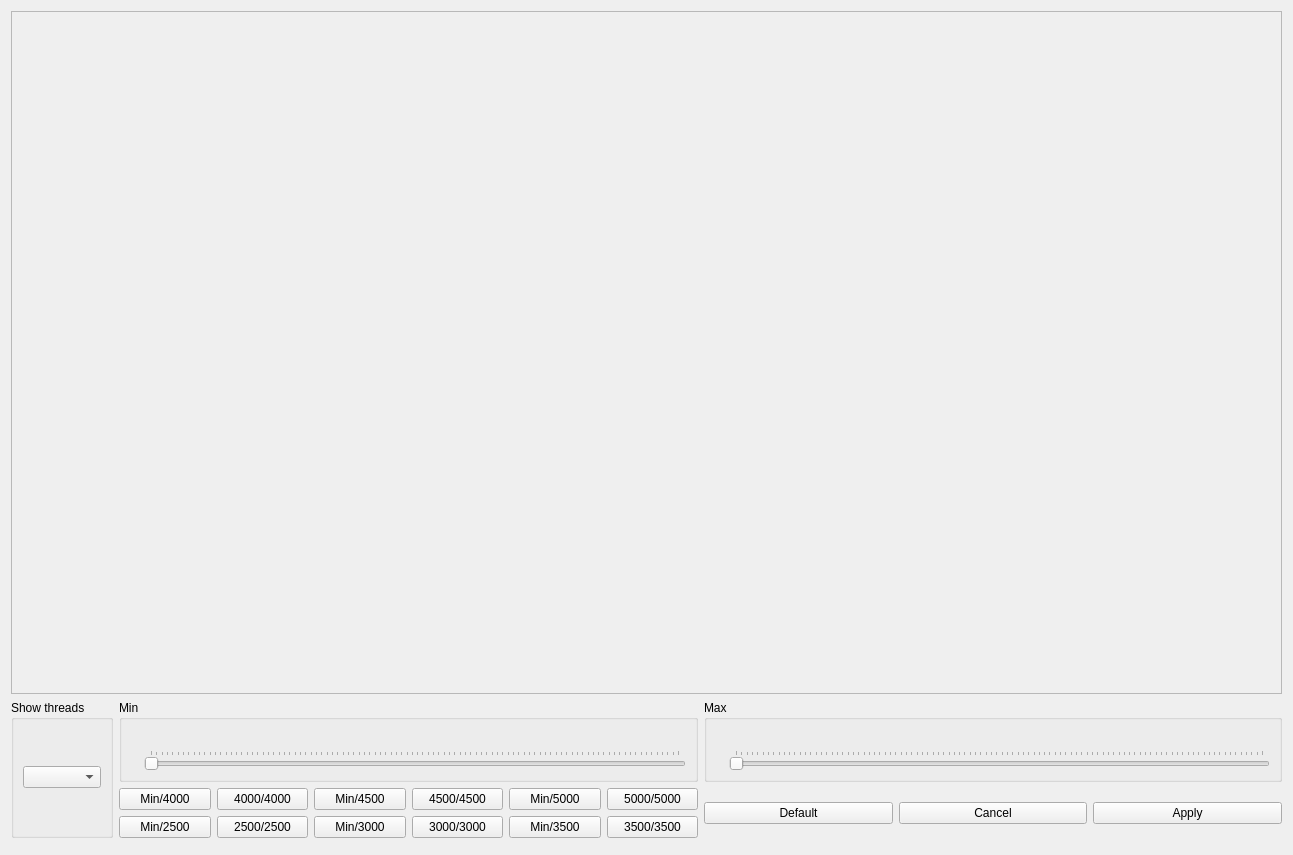
<?xml version="1.0" encoding="UTF-8"?>
<ui version="4.0">
 <class>CPUFrequencyControl</class>
 <widget class="QWidget" name="CPUFrequencyControl">
  <property name="geometry">
   <rect>
    <x>0</x>
    <y>0</y>
    <width>1293</width>
    <height>855</height>
   </rect>
  </property>
  <property name="windowTitle">
   <string>Form</string>
  </property>
  <layout class="QVBoxLayout" name="verticalLayout_4">
   <item>
    <widget class="QScrollArea" name="scrollArea_4">
     <property name="widgetResizable">
      <bool>true</bool>
     </property>
     <widget class="QWidget" name="scrollAreaWidgetContents_4">
      <property name="geometry">
       <rect>
        <x>0</x>
        <y>0</y>
        <width>1269</width>
        <height>634</height>
       </rect>
      </property>
      <layout class="QVBoxLayout" name="verticalLayout_42">
       <item>
        <layout class="QGridLayout" name="gridLayout_CPUFreqControl"/>
       </item>
       <item>
        <spacer name="verticalSpacer_5">
         <property name="orientation">
          <enum>Qt::Orientation::Vertical</enum>
         </property>
         <property name="sizeHint" stdset="0">
          <size>
           <width>20</width>
           <height>40</height>
          </size>
         </property>
        </spacer>
       </item>
      </layout>
     </widget>
    </widget>
   </item>
   <item>
    <layout class="QHBoxLayout" name="horizontalLayout_6">
     <item>
      <widget class="QGroupBox" name="groupBox">
       <property name="title">
        <string>Show threads</string>
       </property>
       <layout class="QVBoxLayout" name="verticalLayout_2">
        <item>
         <widget class="QComboBox" name="comboBoxApplyTo"/>
        </item>
       </layout>
      </widget>
     </item>
     <item>
      <layout class="QVBoxLayout" name="verticalLayout_3">
       <item>
        <layout class="QHBoxLayout" name="horizontalLayout">
         <item>
          <widget class="QGroupBox" name="groupBox_8">
           <property name="title">
            <string>Min</string>
           </property>
           <layout class="QVBoxLayout" name="verticalLayout_35">
            <property name="topMargin">
             <number>30</number>
            </property>
            <item>
             <layout class="QHBoxLayout" name="horizontalLayout_25">
              <item>
               <widget class="QLabel" name="label_CPUFreqControlMin">
                <property name="text">
                 <string/>
                </property>
               </widget>
              </item>
              <item>
               <widget class="QSlider" name="horizontalSlider_CPUFreqControlMin">
                <property name="orientation">
                 <enum>Qt::Orientation::Horizontal</enum>
                </property>
                <property name="tickPosition">
                 <enum>QSlider::TickPosition::TicksAbove</enum>
                </property>
               </widget>
              </item>
             </layout>
            </item>
           </layout>
          </widget>
         </item>
         <item>
          <widget class="QGroupBox" name="groupBox_18">
           <property name="title">
            <string>Max</string>
           </property>
           <layout class="QVBoxLayout" name="verticalLayout_36">
            <property name="topMargin">
             <number>30</number>
            </property>
            <item>
             <layout class="QHBoxLayout" name="horizontalLayout_26">
              <item>
               <widget class="QLabel" name="label_CPUFreqControlMax">
                <property name="text">
                 <string/>
                </property>
               </widget>
              </item>
              <item>
               <widget class="QSlider" name="horizontalSlider_CPUFreqControlMax">
                <property name="orientation">
                 <enum>Qt::Orientation::Horizontal</enum>
                </property>
                <property name="tickPosition">
                 <enum>QSlider::TickPosition::TicksAbove</enum>
                </property>
               </widget>
              </item>
             </layout>
            </item>
           </layout>
          </widget>
         </item>
        </layout>
       </item>
       <item>
        <layout class="QHBoxLayout" name="horizontalLayout_5">
         <item>
          <layout class="QVBoxLayout" name="verticalLayout">
           <item>
            <layout class="QHBoxLayout" name="horizontalLayout_4">
             <item>
              <widget class="QPushButton" name="pushButton_CPUFreqControlMin4000">
               <property name="text">
                <string>Min/4000</string>
               </property>
              </widget>
             </item>
             <item>
              <widget class="QPushButton" name="pushButton_CPUFreqControl40004000">
               <property name="text">
                <string>4000/4000</string>
               </property>
              </widget>
             </item>
             <item>
              <widget class="QPushButton" name="pushButton_CPUFreqControlMin4500">
               <property name="text">
                <string>Min/4500</string>
               </property>
              </widget>
             </item>
             <item>
              <widget class="QPushButton" name="pushButton_CPUFreqControl45004500">
               <property name="text">
                <string>4500/4500</string>
               </property>
              </widget>
             </item>
             <item>
              <widget class="QPushButton" name="pushButton_CPUFreqControlMin5000">
               <property name="text">
                <string>Min/5000</string>
               </property>
              </widget>
             </item>
             <item>
              <widget class="QPushButton" name="pushButton_CPUFreqControl50005000">
               <property name="text">
                <string>5000/5000</string>
               </property>
              </widget>
             </item>
            </layout>
           </item>
           <item>
            <layout class="QHBoxLayout" name="horizontalLayout_3">
             <item>
              <widget class="QPushButton" name="pushButton_CPUFreqControlMin2500">
               <property name="text">
                <string>Min/2500</string>
               </property>
              </widget>
             </item>
             <item>
              <widget class="QPushButton" name="pushButton_CPUFreqControl25002500">
               <property name="text">
                <string>2500/2500</string>
               </property>
              </widget>
             </item>
             <item>
              <widget class="QPushButton" name="pushButton_CPUFreqControlMin3000">
               <property name="text">
                <string>Min/3000</string>
               </property>
              </widget>
             </item>
             <item>
              <widget class="QPushButton" name="pushButton_CPUFreqControl30003000">
               <property name="text">
                <string>3000/3000</string>
               </property>
              </widget>
             </item>
             <item>
              <widget class="QPushButton" name="pushButton_CPUFreqControlMin3500">
               <property name="text">
                <string>Min/3500</string>
               </property>
              </widget>
             </item>
             <item>
              <widget class="QPushButton" name="pushButton_CPUFreqControl35003500">
               <property name="text">
                <string>3500/3500</string>
               </property>
              </widget>
             </item>
            </layout>
           </item>
          </layout>
         </item>
         <item>
          <layout class="QHBoxLayout" name="horizontalLayout_2">
           <item>
            <widget class="QPushButton" name="pushButton_CPUFreqControlDefault">
             <property name="text">
              <string>Default</string>
             </property>
            </widget>
           </item>
           <item>
            <widget class="QPushButton" name="pushButton_CPUFreqControlCancel">
             <property name="text">
              <string>Cancel</string>
             </property>
            </widget>
           </item>
           <item>
            <widget class="QPushButton" name="pushButton_CPUFreqControlApply">
             <property name="text">
              <string>Apply</string>
             </property>
            </widget>
           </item>
          </layout>
         </item>
        </layout>
       </item>
      </layout>
     </item>
    </layout>
   </item>
   <item>
    <widget class="Line" name="line">
     <property name="orientation">
      <enum>Qt::Orientation::Vertical</enum>
     </property>
    </widget>
   </item>
  </layout>
 </widget>
 <resources/>
 <connections/>
</ui>
